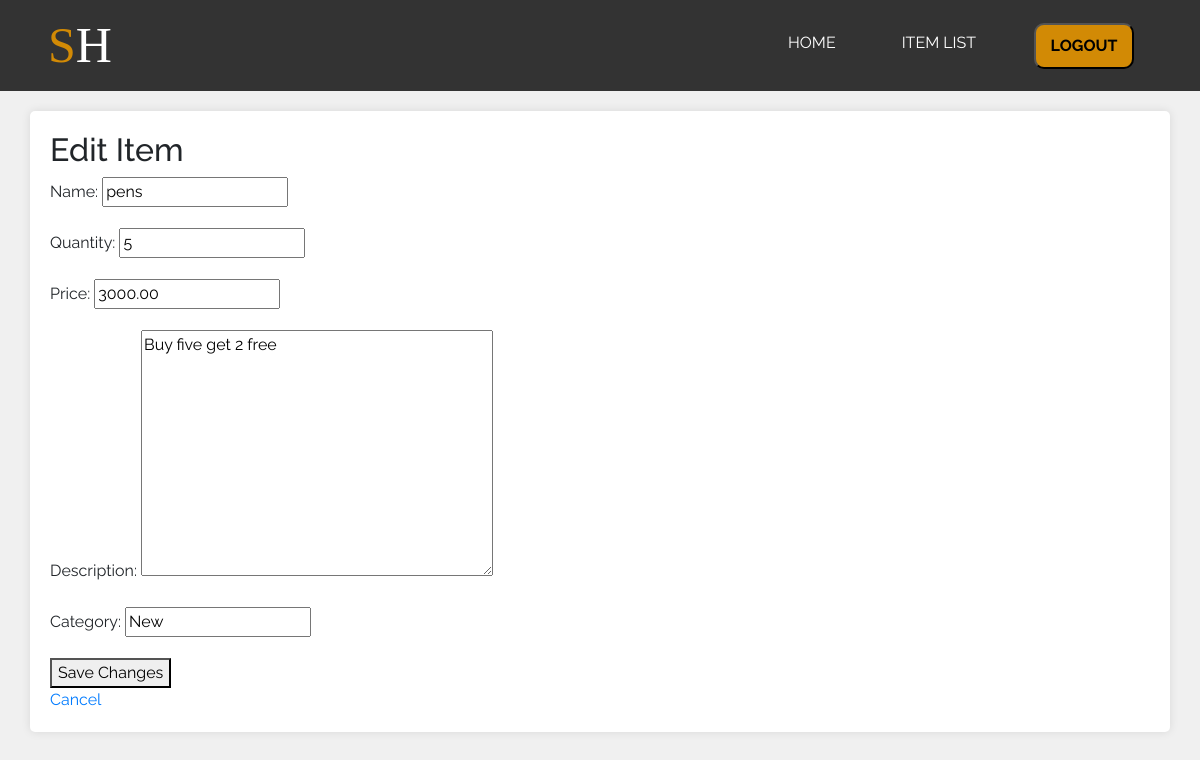
The page /item_list/2/ (signed in) on the database its author committed.
### hanisha/models.py (models this page shows, shortened)
class Item(models.Model):
    name = models.CharField(max_length=100)
    quantity = models.PositiveIntegerField()
    price = models.DecimalField(max_digits=10, decimal_places=2)
    description = models.TextField(blank=True, null=True)
    category = models.CharField(max_length=50, blank=True, null=True)

### hanisha/views.py (the view)
# urls.py: path('item_list/<int:item_id>/', views.edit_item, name='edit_item'),
def edit_item(request, item_id):
    item = get_object_or_404(Item, pk=item_id)  # Retrieve the item by its ID
    if request.method == "POST":
        form = ItemForm(request.POST, instance=item)
        if form.is_valid():
            form.save()
            return redirect('item_list')  # Redirect to the item list page
    else:
        form = ItemForm(instance=item)  # Populate the form with item data
    return render(request, 'edit_item.html', {'form': form, 'item': item})

### hanisha/forms.py
class ItemForm(forms.ModelForm):
    class Meta:
        model = Item
        fields = ['name', 'quantity', 'price', 'description', 'category']

### hanisha/templates/edit_item.html (shortened to what this page needs)
{% extends 'base.html' %}
{% block content %}
  <h2>Edit Item</h2>
  <form method="post">
    {{ form.as_p }}
    <button type="submit">Save Changes</button>
  </form>
  <a href="{% url 'item_list' %}">Cancel</a>
{% endblock %}

### hanisha/static/css/main.css (style rules this page uses)
body { font-family: 'Raleway', sans-serif; background-color: #f0f0f0; }

### rows shown on the page
Item: name "pens", quantity "5", price "3000.00", description "Buy five get 2 free", category "New"
